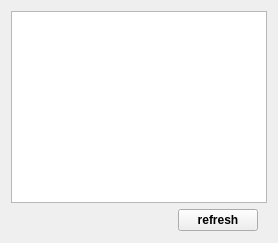
        <widget class="QWidget" name="wifihomepage">
         <property name="focusPolicy">
          <enum>Qt::WheelFocus</enum>
         </property>
         <layout class="QGridLayout" name="gridLayout_3" rowstretch="0,11,1">
          <property name="verticalSpacing">
           <number>2</number>
          </property>
          <item row="1" column="0">
           <widget class="QListWidget" name="WifiListWidget">
            <property name="styleSheet">
             <string notr="true"/>
            </property>
           </widget>
          </item>
          <item row="2" column="0">
           <widget class="QWidget" name="widget_3" native="true">
            <layout class="QHBoxLayout" name="horizontalLayout_8" stretch="7,2,3">
             <property name="topMargin">
              <number>4</number>
             </property>
             <property name="bottomMargin">
              <number>1</number>
             </property>
             <item>
              <spacer name="horizontalSpacer_10">
               <property name="orientation">
                <enum>Qt::Horizontal</enum>
               </property>
               <property name="sizeHint" stdset="0">
                <size>
                 <width>40</width>
                 <height>20</height>
                </size>
               </property>
              </spacer>
             </item>
             <item>
              <widget class="SwitchControl" name="WifiSwitch" native="true">
               <property name="sizePolicy">
                <sizepolicy hsizetype="Minimum" vsizetype="Minimum">
                 <horstretch>0</horstretch>
                 <verstretch>0</verstretch>
                </sizepolicy>
               </property>
               <property name="minimumSize">
                <size>
                 <width>0</width>
                 <height>0</height>
                </size>
               </property>
               <property name="maximumSize">
                <size>
                 <width>16777215</width>
                 <height>16777215</height>
                </size>
               </property>
              </widget>
             </item>
             <item>
              <widget class="QPushButton" name="RefreshBtn">
               <property name="sizePolicy">
                <sizepolicy hsizetype="Minimum" vsizetype="Minimum">
                 <horstretch>0</horstretch>
                 <verstretch>0</verstretch>
                </sizepolicy>
               </property>
               <property name="minimumSize">
                <size>
                 <width>0</width>
                 <height>0</height>
                </size>
               </property>
               <property name="maximumSize">
                <size>
                 <width>16777215</width>
                 <height>16777215</height>
                </size>
               </property>
               <property name="font">
                <font>
                 <family>Ubuntu</family>
                 <weight>75</weight>
                 <italic>false</italic>
                 <bold>true</bold>
                </font>
               </property>
               <property name="text">
                <string>refresh</string>
               </property>
              </widget>
             </item>
            </layout>
           </widget>
          </item>
         </layout>
        </widget>
